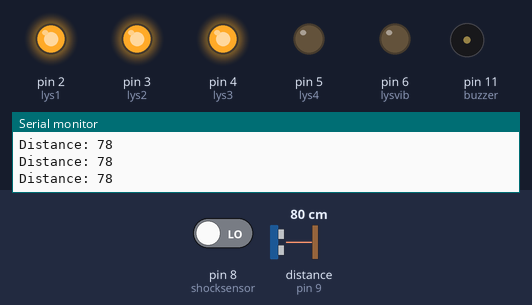
Recording of a sketch running on a simulated Arduino Uno, built with avr-gcc and run on an emulated ATmega328P. Shown: output pins drawn as LEDs (lit = HIGH), buzzer (waves = sounding, pin HIGH), the last lines printed to the serial monitor. Wiring (inferred from the names in the program): ultrasonic range finder: trigger pin 10; echo pin 9. The test bench sets the inputs (shaded band); at power-on: distance to the obstacle (sensor on pin 9) 80 cm, pin 8 (shocksensor) LOW. The echo pulse lasts 58.3 µs per cm; pins used as bus, display or sensor lines are not drawn.

Above: at 1.2 s.
1.3 s: distance to the obstacle (sensor on pin 9) set to 56 cm
2.8 s: distance to the obstacle (sensor on pin 9) set to 46 cm
At 3.6 s:
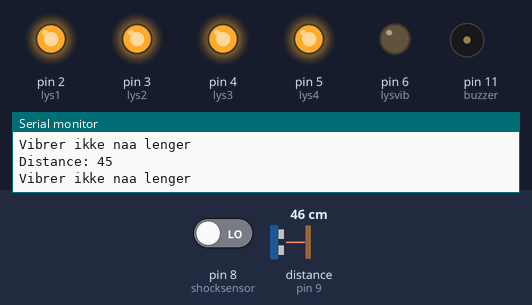
4.3 s: distance to the obstacle (sensor on pin 9) set to 120 cm
At 5.2 s:
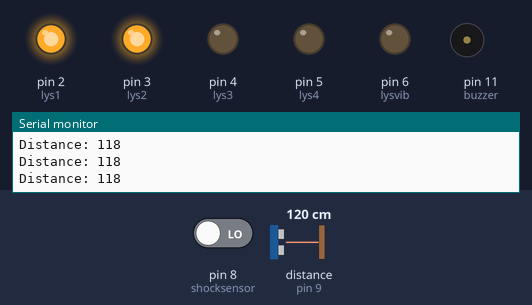
5.8 s: distance to the obstacle (sensor on pin 9) set to 150 cm
7.3 s: distance to the obstacle (sensor on pin 9) set to 157 cm
At 8.5 s:
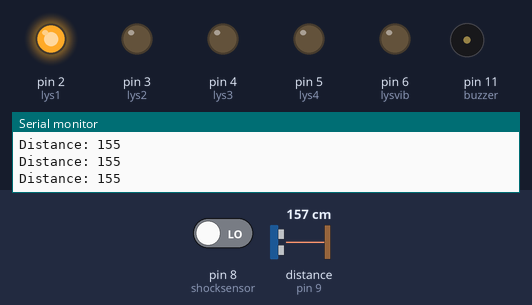
8.8 s: distance to the obstacle (sensor on pin 9) set to 200 cm
10.3 s: distance to the obstacle (sensor on pin 9) set to 209 cm
At 11.2 s:
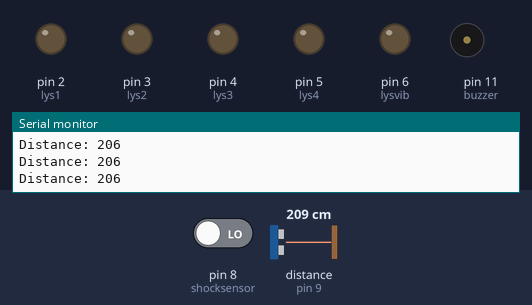
Timing chart, 0 to 12.8 s (numbered marks = the images above; inputs shaded):
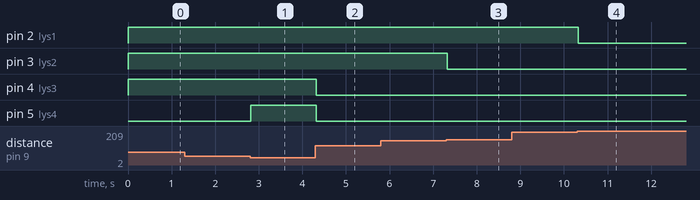

Measured:
- the behaviour switches between 51 and 50 cm on distance to the obstacle (sensor on pin 9) (found by bisection; images 0 and 1)
- the behaviour switches between 152 and 153 cm on distance to the obstacle (sensor on pin 9) (found by bisection; images 2 and 3)
- the behaviour switches between 203 and 204 cm on distance to the obstacle (sensor on pin 9) (found by bisection; images 3 and 4)
- after the input at 2.8 s, pin 5 (lys4): LOW → HIGH at once
- after the input at 4.3 s, pin 4 (lys3), pin 5 (lys4): HIGH → LOW at once
- after the input at 7.3 s, pin 3 (lys2): HIGH → LOW at once
- after the input at 10.3 s, pin 2 (lys1): HIGH → LOW at once

The sketch:

VivatKode.ino
```cpp
// VIVAT INNOVATIONS ARDUINO KODE

// definerer pinNummer for LED_lyset for Tampen brenner lek
int lys1 = 2;
int lys2 = 3;
int lys3 = 4;
int lys4 = 5;
int lysvib = 6;  // vibrasjonslyset

// avstandsmaaleren
const int echoPin = 9;   // setter av pin for echo av avstandsmaaleren
const int trigPin = 10;  // Setter av pin for trig av avstandsmaaleren
long duration;           //definerer angittmal
int distance;            // definerer distanse

// piezo (Komponenten som lager lyd)
const int buzzer = 11;  //buzzer pin

//vibrasjonssensor
int shocksensor = 8;        //input for aa faa info om den blir ristet paa
bool shocksensorstate = 0;  //returnerer TRUE eller FALSE paa om den registerer vibrering i form av integer

//Kaller paa setup funksjonen naar arduinoen starter opp
void setup() {
  //pinmode avstandsmaaleren
  pinMode(trigPin, OUTPUT);  // trigpin som output for aa sende ut lyd
  pinMode(echoPin, INPUT);   // tar imot echo // gjenstand paa avstand

  //pinmode LED for monitoren
  pinMode(lys1, OUTPUT);
  pinMode(lys2, OUTPUT);
  pinMode(lys3, OUTPUT);
  pinMode(lys4, OUTPUT);
  pinMode(lysvib, OUTPUT);

  //pinmode for piezo
  pinMode(buzzer, OUTPUT);

  //pinmode for vibrasjonssensor
  pinMode(shocksensor, INPUT);
  shocksensorstate = digitalRead(shocksensor);

  //for aa printe ut svar
  Serial.begin(9600);
}

void loop() {
  //Resetter avstandsmaaleren
  digitalWrite(trigPin, LOW);
  delayMicroseconds(2);

  // setter trigpin paa maks state i 10 mikrosekunder
  digitalWrite(trigPin, HIGH);
  delayMicroseconds(10);
  digitalWrite(trigPin, LOW);

  // Leser echopin, og returnerer tiden på lydbolgen i mikrosekunder
  duration = pulseIn(echoPin, HIGH);

  // kalkulerer avstand
  distance = duration * 0.034 / 2; // Denne linjekoden er et eksemplar fra Circuit Digest (se nederst for mer info)

  // printer avstand i serial Monitor
  Serial.print("Distance: ");
  Serial.println(distance);


  //if sjekk for ulike avstand -- ulike LED-lys som lyser opp
  if (distance < 200 && distance > 0) {
    digitalWrite(lys1, HIGH);
  }

  if (distance < 150 && distance > 0) {
    digitalWrite(lys2, HIGH);
  }
  if (distance < 100 && distance > 0) {
    digitalWrite(lys3, HIGH);
  }

  if (distance < 50 && distance > 0) {
      digitalWrite(lys4, HIGH);
    //naar alle 4 lysene lyser opp (betyr noe er naerme nokk) vil vi vite om prototypen sanser vibrasjon for aa vite at noe dulter bort i den
      if (shocksensorstate == 1) {
        Serial.println("Vibrerer");
        digitalWrite(lysvib, HIGH);
        delay(1000);
        tone(buzzer, 1000);  // sender 1KHz lydsignal i 1 sek
        delay(1000);
        noTone(buzzer);  // stopper lyd
        delay(1000);
        shocksensorstate = 0;
        }
        else{
        shocksensorstate = digitalRead(shocksensor);
        Serial.println("Vibrer ikke naa lenger");
      }
  }

  //skrur av lyset hvis avstandsmaaleren ikke detekter noe på spesifikke avstander
  if (distance > 200) {
    digitalWrite(lys1, LOW);
    digitalWrite(lys2, LOW);
    digitalWrite(lys3, LOW);
    digitalWrite(lys4, LOW);
    digitalWrite(lysvib, LOW);
  }

  if (distance > 150) {
    digitalWrite(lys2, LOW);
    digitalWrite(lys3, LOW);
    digitalWrite(lys4, LOW);
    digitalWrite(lysvib, LOW);
  }
  if (distance > 100) {
    digitalWrite(lys3, LOW);
    digitalWrite(lys4, LOW);
    digitalWrite(lysvib, LOW);
  }
  if (distance > 50) {
    digitalWrite(lys4, LOW);
    digitalWrite(lysvib, LOW);
  }
}
//Kilde linjekode 61 fra Cicuit: https://circuitdigest.com/microcontroller-projects/arduino-ultrasonic-sensor-based-distance-measurement. Forfatter: Saddam June 27, 2015
```
